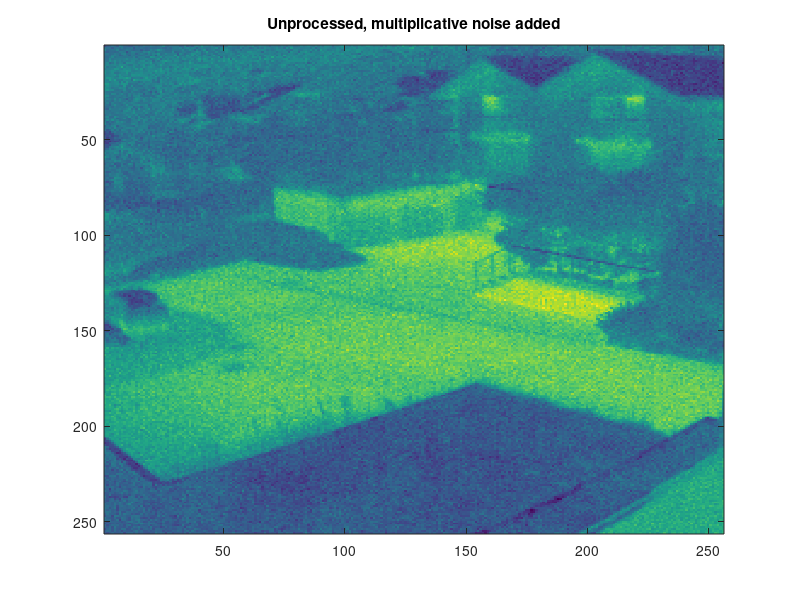

Write the MATLAB code that produced this figure. (Note: this script raises an error after producing the figure.)
% clear; close all;
J=5; %number of decompositions to do
load('ims.mat');
load('filter_coeffs.mat');
% h=[1 1];
% g=[1 -1];
% wv = 'bior3.5';
% [Rf,Df] = biorwavf(wv);
% [g,h,LoR,HiR] = biorfilt(h,h);
rng(3);
g=g/norm(g); %need to be normalized to 1
h=h/norm(h);
g=[0 g];
h=[0 h];
jtbx=log2(256)-J;
cfg.ti=1;
% figure(1); imagesc(img2);
img2=double(img2(1:256,1:256));
% img2=img2-min(min(img2))+100;
% img2=255*img2/max(max(img2));
imgPreNoise=img2;
img2=img2.*(1+0.003*randn(size(img2)));
img2=log(double(img2)+1e-18)/log(4);
figure(1); imagesc(img2); title('Unprocessed, multiplicative noise added')

%% Decomposition
imgo=zeros(J+1,4,size(img2,1),size(img2,2)); %#of dec,4quadrants,rows,cols
imgo(1,1,1:size(img2,1),1:size(img2,2))=img2;
for j=2:J+1 %decomposition 1-J with the initial index at 0
    imgo(j,:,:,:)=wd(imgo(j-1,1,:,:),g,h);
%     imgo(j,:,:,:)=wdmat(imgo(j-1,1,:,:),j,g,h);
%     imgo(j,:,:,:)=wdmat(imgo(j-1,1,:,:),j,g,h);
    g=[0 upsample(g(2:end),2)];
    h=[0 upsample(h(2:end),2)];
%     for i=1:4
%         temp=squeeze(imgo(j,i,4:end-4,4:end-4));
%         subplot(2,2,i);imagesc(temp);
%         title(sprintf('Quadrant %d',i));
%         colorbar;
%     end
%     pause()
end

imgo2=zeros(J+1,4,size(img2,1),size(img2,1)); %#of dec,4quadrants,rows,cols
imgo2(1,1,1:size(img2,1),1:size(img2,1))=img2(1:256,1:256);
w_list=perform_wavelet_transform(double(img2(1:256,1:256)),jtbx,1,cfg);
imgo2(1,1,:,:)=w_list{end};
for j=2:J+1
    imgo2(j,2,:,:)=w_list{end-(j-2)*3-1};
    imgo2(j,3,:,:)=w_list{end-(j-2)*3-2};
    imgo2(j,4,:,:)=w_list{end-(j-2)*3-3};
end
% 
imgo=adapThresh(imgo,0.5);
imgo=adapThresh(imgo,0.5);
imgo2=adapThresh(imgo2,0.5);
imgo2=adapThresh(imgo2,0.5);

%    for i=1:4
%         temp=squeeze(imgo(j,i,4:end-4,4:end-4));
%         subplot(2,2,i);imagesc(temp);
%         title(sprintf('Quadrant %d',i));
%         colorbar;
%     end
%     pause()
% 
%% Reconstruction
g=wshift(1,fliplr(g),2^J-2); 
h=wshift(1,fliplr(h),2^J-2);
out=zeros(size(img2));
for j=J+1:-1:2
    out=wrec(imgo(j,:,:,:),g*sqrt(2),h*sqrt(2));
    imgo(j-1,1,:,:)=out;
    g=[0 downsample(g(2:end),2)];
    h=[0 downsample(h(2:end),2)];
end

out=4.^out;
figure(2); imagesc((out)); title('Denoised, J=5, Daubechies wavelet')
% figure(2); imagesc((out(12:end-4,10:end-4)));
% caxis([0.994 1.001]);

w_list2=cell(1,length(w_list));
w_list2{end}=squeeze(imgo2(1,1,:,:));
for j=2:J+1
    w_list2{end-(j-2)*3-1}=squeeze(imgo2(j,2,:,:));
    w_list2{end-(j-2)*3-2}=squeeze(imgo2(j,3,:,:));
    w_list2{end-(j-2)*3-3}=squeeze(imgo2(j,4,:,:));
end
out2=perform_wavelet_transform(w_list2,jtbx,1,cfg);
out2=4.^out2;
figure(3); imagesc(out2); title('Denoised, J=5, toolbox transform');

img2=4.^img2;
MSE_pre = sum(sum((imgPreNoise(1:256,1:256)-img2(1:256,1:256)).^2))/numel(out)
MSE_post = sum(sum((imgPreNoise(1:256,1:256)-out(1:256,1:256)).^2))/numel(out)
MSE_post2 = sum(sum((imgPreNoise(1:256,1:256)-out2).^2))/numel(out)





%% Compare
% pause()
% [C,S]=wavedec2(img2,j-1,'db2');
% [H1,V1,D1] = detcoef2('all',C,S,1);
% A1 = appcoef2(C,S,'db2',1);
% 
% subplot(2,2,1); imagesc(A1); colorbar;
% subplot(2,2,2); imagesc(H1);colorbar;
% subplot(2,2,3); imagesc(V1);colorbar;
% subplot(2,2,4); imagesc(D1);colorbar;
